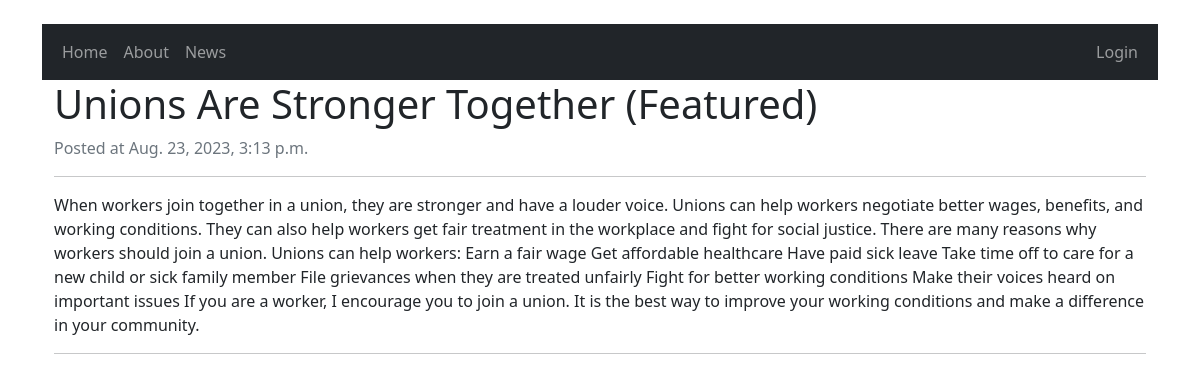
/post-5/, run on the app's committed database.
### blog/models.py (models this page shows, shortened)
class Post(models.Model):
    title = models.CharField(max_length=200)
    content = models.TextField()
    created_at = models.DateTimeField(auto_now_add=True)
    featured = models.BooleanField(default=False)
    slug = models.SlugField(null=False, unique=True, default=None)

### blog/views.py (the view)
# urls.py: path('<slug:slug>/', views.post_detail, name="post_detail"),
def post_detail(request, slug):
    post = Post.objects.get(slug=slug)
    context = {'post': post}
    return render(request, 'blog/post_detail.html', context=context)

### templates/blog/post_detail.html
{% extends 'blog/base.html' %}
{% block content %}
    <h1 class="title">{{ post.title }}</h1>
    <small class="card-text text-muted h6">Posted at {{ post.created_at }}</small>
    <hr>
    <p>{{ post.content }}</p>
    <hr>
{% endblock %}

### data on the page
Post: title "Unions Are Stronger Together (Featured)", created_at "Aug. 23, 2023, 3:13 p.m.", content "When workers join together in a union, they are stronger and have a louder voice. Unions can help workers negotiate better wages, benefits, and working conditions. They can also help workers get fair treatment in the workplace and fight for social justice. There are many reasons why workers should join a union. Unions can help workers: Earn a fair wage Get affordable healthcare Have paid sick leave Take time off to care for a new child or sick family member File grievances when they are treated unfairly Fight for better working conditions Make their voices heard on important issues If you are a worker, I encourage you to join a union. It is the best way to improve your working conditions…"
